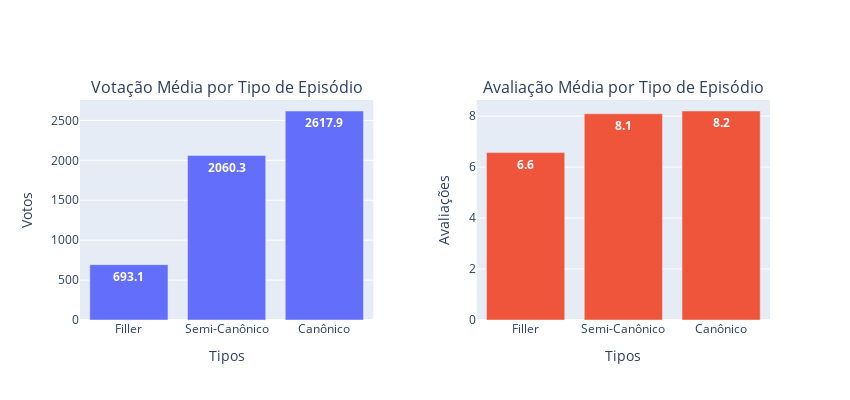

The notebook cell saved with this chart:
### Markdown cell above
#### Qual é a avaliação média e quantidade de votos para cada tipo de episódio?

### Code cell
tipo_mean_votos = df.groupby('Tipo')['Votos'].mean().sort_values()
tipo_mean_avaliacao = df.groupby('Tipo')['Avaliação'].mean().sort_values()

fig = sp.make_subplots(rows=1, cols=2, subplot_titles=['Votação Média por Tipo de Episódio', 'Avaliação Média por Tipo de Episódio'], horizontal_spacing=0.15)

fig.add_trace(go.Bar(x=tipo_mean_votos.index, y=tipo_mean_votos.values, texttemplate="%{y:.1f}", textfont=dict(color='white', weight='bold')), row=1, col=1)
fig.update_xaxes(title_text="Tipos", row=1, col=1)
fig.update_yaxes(title_text="Votos", row=1, col=1)

fig.add_trace(go.Bar(x=tipo_mean_avaliacao.index, y=tipo_mean_avaliacao.values, texttemplate="%{y:.1f}", textfont=dict(color='white', weight='bold')), row=1, col=2)
fig.update_xaxes(title_text="Tipos", row=1, col=2)
fig.update_yaxes(title_text="Avaliações", row=1, col=2)

fig.update_layout(height=400, width=850, showlegend=False)
fig.show()

### Figure 1 — Plotly figure (JSON) as saved in the notebook; plotly's stock layout.template omitted (floating-point values rounded to 4 significant figures)
{"data": [{"textfont": {"color": "white", "weight": "bold"}, "texttemplate": "%{y:.1f}", "type": "bar", "x": ["Filler", "Semi-Canônico", "Canônico"], "xaxis": "x", "y": [693.1, 2060.0, 2618.0], "yaxis": "y"}, {"textfont": {"color": "white", "weight": "bold"}, "texttemplate": "%{y:.1f}", "type": "bar", "x": ["Filler", "Semi-Canônico", "Canônico"], "xaxis": "x2", "y": [6.568, 8.092, 8.2], "yaxis": "y2"}], "layout": {"annotations": [{"font": {"size": 16}, "showarrow": false, "text": "Votação Média por Tipo de Episódio", "x": 0.2125, "xanchor": "center", "xref": "paper", "y": 1, "yanchor": "bottom", "yref": "paper"}, {"font": {"size": 16}, "showarrow": false, "text": "Avaliação Média por Tipo de Episódio", "x": 0.7875, "xanchor": "center", "xref": "paper", "y": 1, "yanchor": "bottom", "yref": "paper"}], "height": 400, "showlegend": false, "width": 850, "xaxis": {"anchor": "y", "domain": [0, 0.425], "title": {"text": "Tipos"}}, "xaxis2": {"anchor": "y2", "domain": [0.575, 1], "title": {"text": "Tipos"}}, "yaxis": {"anchor": "x", "domain": [0, 1], "title": {"text": "Votos"}}, "yaxis2": {"anchor": "x2", "domain": [0, 1], "title": {"text": "Avaliações"}}}}
